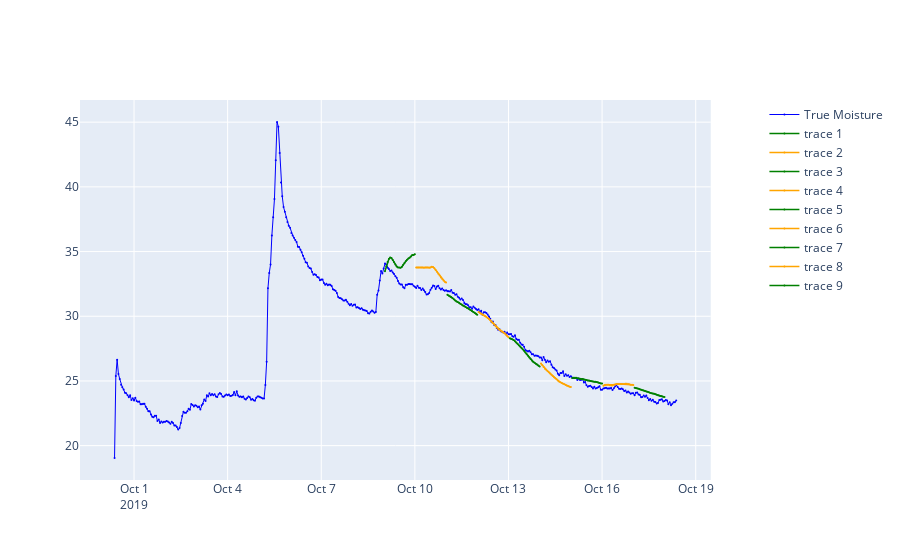

Notebook code for this chart:
### Code cell
ii += 1
# ii -= 2
tester.testers[inds_sorted[ii]].visualise()
